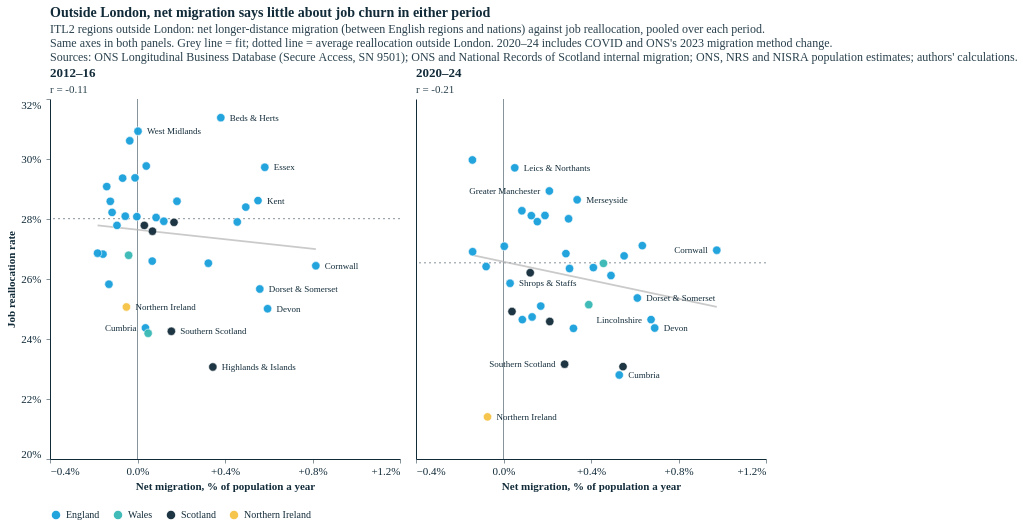

Notebook cell for this chart:
### Code cell
# Two panels: first and last five years of the migration data (2012-16 vs 2020-24), London excluded
NP = {"2012–16": (2012, 2016), "2020–24": (2020, 2024)}
def nl_frame(yrs):
    d_ = frame(yrs); d_ = d_[~LONDON(d_)].assign(net_long=lambda x: x.in_long - x.out_long)
    d_["nation"] = d_.itl2_code.str[:3].map({"TLL": "Wales", "TLM": "Scotland", "TLN": "Northern Ireland"}).fillna("England")
    d_["itl2_name"] = d_.itl2_name.replace(dict(zip(df.itl2_name, df.itl2_name)) | {k: v for k, v in zip(
        ["Berkshire, Buckinghamshire and Oxfordshire", "Bedfordshire and Hertfordshire", "Gloucestershire, Wiltshire and Bath/Bristol area",
         "Leicestershire, Rutland and Northamptonshire", "Herefordshire, Worcestershire and Warwickshire", "Surrey, East and West Sussex",
         "East Yorkshire and Northern Lincolnshire", "Northumberland, and Tyne and Wear", "Derbyshire and Nottinghamshire",
         "Shropshire and Staffordshire", "Cornwall and Isles of Scilly"],
        ["Berks, Bucks & Oxon", "Beds & Herts", "Glos, Wilts & Bristol", "Leics & Northants", "Herefs, Worcs & Warks", "Surrey & Sussex",
         "E Yorks & N Lincs", "Tyneside & Northumb.", "Derbys & Notts", "Shrops & Staffs", "Cornwall"])})
    return d_
pdn = {lab: nl_frame(y) for lab, y in NP.items()}
allp = pd.concat(pdn.values())
XP = alt.Scale(domain=[float(np.floor(allp.net_long.min() * 5 - 0.5) / 5), float(np.ceil(allp.net_long.max() * 5 + 0.5) / 5)], nice=False)
YP = alt.Scale(domain=[float(np.floor(allp.realloc.min() - 0.5)), float(np.ceil(allp.realloc.max() + 0.5))], zero=False, nice=False)
WP, HP_ = 350, 360
def net_panel(lab, first):
    d_ = pdn[lab]; yrs = NP[lab]
    jj = jf[jf.year.between(*yrs) & ~LONDON(jf)]; av = 100 * jj[["total_jc", "total_jd"]].sum().sum() / jj.emp_avg.sum()
    r_ = np.corrcoef(d_.net_long, d_.realloc)[0, 1]; bb = np.polyfit(d_.net_long, d_.realloc, 1); fx_ = np.array([d_.net_long.min(), d_.net_long.max()])
    labs_ = place_labels_g(d_.assign(group="x"), "net_long", "realloc", XP, YP, WP, HP_, max_labels=11, max_len=22, pad=1)
    ax_y = alt.Axis(title="Job reallocation rate" if first else None, labels=first, ticks=first, labelFlush=True, labelExpr="datum.label + '%'")
    print(f"{lab}: r = {r_:.2f}, average reallocation {av:.1f}%, mean net {d_.net_long.mean():+.2f}%")
    return alt.layer(
        alt.Chart(pd.DataFrame({"v": [0.0]})).mark_rule(color=TXT, opacity=0.5).encode(x=alt.X("v:Q", scale=XP)),
        alt.Chart(pd.DataFrame({"v": [av]})).mark_rule(strokeDash=[2, 3], color=TXT, opacity=0.5).encode(y=alt.Y("v:Q", scale=YP, axis=ax_y)),
        alt.Chart(pd.DataFrame({"x": fx_, "y": np.polyval(bb, fx_)})).mark_line(color=GREY, strokeWidth=1.8, opacity=0.7)
           .encode(x=alt.X("x:Q", scale=XP), y=alt.Y("y:Q", scale=YP)),
        alt.Chart(d_).mark_circle(size=70, opacity=0.95, stroke="white", strokeWidth=0.6).encode(
            x=alt.X("net_long:Q", scale=XP, title="Net migration, % of population a year",
                    axis=alt.Axis(values=[round(v, 1) for v in np.arange(-0.8, 2.01, 0.4)], labelExpr="(datum.value > 0 ? '+' : '') + format(datum.value, '.1f') + '%'")),
            y=alt.Y("realloc:Q", scale=YP, axis=ax_y),
            color=alt.Color("nation:N", scale=alt.Scale(domain=NAT, range=NCOL), legend=alt.Legend(title=None, orient="bottom") if first else None),
            tooltip=[alt.Tooltip("itl2_name:N", title="Region"), alt.Tooltip("net_long:Q", format="+.2f", title="Net (%)"),
                     alt.Tooltip("realloc:Q", format=".1f", title="Reallocation (%)")]),
        *[alt.Chart(labs_.iloc[[i]]).mark_text(align=r["align"], dx=r["dx"], fontSize=9, color=TXT)
            .encode(x=alt.X("net_long:Q", scale=XP), y=alt.Y("realloc:Q", scale=YP), text="short:N") for i, r in labs_.iterrows()],
    ).properties(width=WP, height=HP_, title=alt.Title(lab, subtitle=f"r = {r_:.2f}", anchor="start", fontSize=13, subtitleFontSize=11))

netp = alt.hconcat(*[net_panel(lab, i == 0) for i, lab in enumerate(NP)], spacing=14).resolve_scale(color="shared").properties(
    title=alt.Title("Outside London, net migration says little about job churn in either period",
    subtitle=["ITL2 regions outside London: net longer-distance migration (between English regions and nations) against job reallocation, pooled over each period.",
              "Same axes in both panels. Grey line = fit; dotted line = average reallocation outside London. 2020–24 includes COVID and ONS's 2023 migration method change.", SOURCE]))
styles.save(netp, str(FIG), "migration_reallocation_net_excl_london_periods", width=WP, height=HP_)
netp
